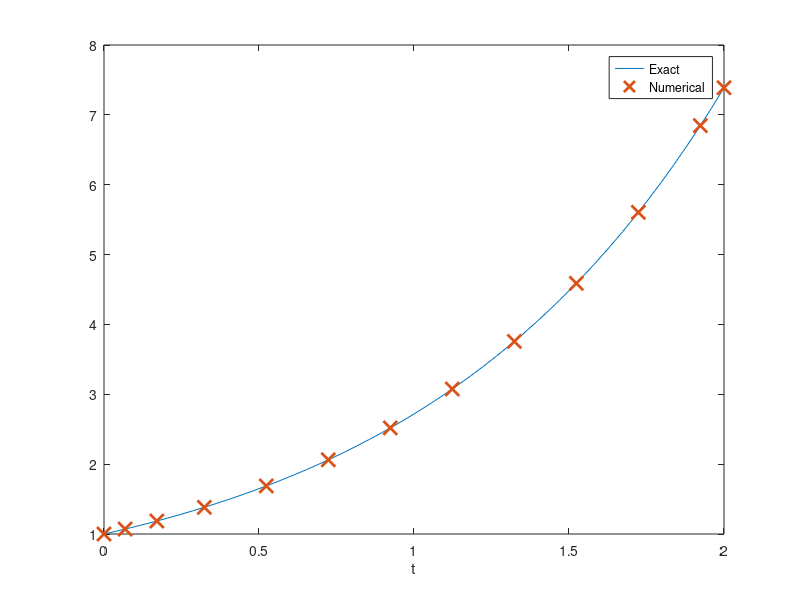

The MATLAB script that drew this image: (Note: this script raises an error after producing the figure.)
%% Integrator Lab: Solving First Order ODEs in MATLAB
%
% This lab will teach you to numerically solve first order ODEs using a
% built in MATLAB integrator, |ode45|.  |ode45| is a good, general purpose
% tool for integrating first order equations (and first order systems).  It
% is not always the right algorithm, but it is usually the right algorithm
% to try first.
%
% You will learn how to use the |ode45| routine, how to interpolate between
% points, and how MATLAB handles data structures.
% 
% Opening the m-file lab2.m in the MATLAB editor, step through each
% part using cell mode to see the results.  Compare the output with the
% PDF, which was generated from this m-file.
%
% There are six exercises in this lab that are to be handed in at the
% end of the lab.  Write your solutions in the template, including
% appropriate descriptions in each step. Save the .m file and submit it 
% online using Quercus.
%
%% Student Information
%
% Student Name: 
%
% Student Number: 
%

%% Set up an inline function representation of an ODE and solve it
%
% MATLAB has many built in routines for solving differential equations of
% the form
%
% |y' = f(t,y)|
%
% We will solve them using |ode45|, a high precision integrator.  To do
% this, we will need to construct an inline function representation of |f|,
% an initial condition, and specify how far we want MATLAB to integrate the
% problem.  Once we have set these, we pass the information to |ode45| to
% get the solution.
%
% For a first example, we will solve the initial value problem
%
% |y' = y, y(0) = 1|
%
% which has as its answer |y = e^t|. 
%
%

% Set up the right hand side of the ODE as an inline function
f = @(t,y) y; 

% The initial conditions
t0 = 0;
y0 = 1;

% The time we will integrate until
t1 = 2;

soln = ode45(f, [t0, t1], y0);


%% Examining the output
%
% When we execute the |ode45|, it returns a data structure, stored in soln.
% We can see the pieces of the data structure with a display command:

disp(soln);

%% Understanding the components of the solution data structure
%
% The most important elements of the data structure are stored in the |x|
% and |y| components of the structure; these are vectors.  Vectors |x| and
% |y| contain the points at which the numerical approximation to the
% initial value problem  has been computed.  In other words, |y(j)| is the
% approximate value of the solution at |x(j)|.
%
% *NOTE:* Even though we may be studying a problem like |u(t)| or |y(t)|,
% MATLAB will always use |x| for the independent variable and |y| for the
% dependent variable in the data structure.
%
% Pieces of the data structure can be accessed using a period, as in C/C++
% or Java.  See the examples below:

% Display the values of |t| at which |y(t)| is approximated
fprintf(' Vector of t values: ');
disp(soln.x);
% Display the the corresponding approximations of |y(t)|
fprintf(' Vector of y values: ');
disp(soln.y);

% Display the approximation of the solution at the 3rd point:
fprintf(' Third element of the vector of t values: %g\n',soln.x(3));
fprintf(' Third element of the vector of y values: %g\n',soln.y(3));


%% Visualizing and comparing the solution
% We can now visualize the solution at the computed data points and compare
% with the exact solution.

% Construct the exact solution
tt = linspace(0,2,50);
yy = exp(tt);

% Plot both on the same figure, plotting the approximation with x's
plot(tt, yy, soln.x, soln.y, 'x', 'MarkerSize',10, 'LineWidth', 2);
% NOTE: the MarkerSize and LineWidth are larger than their defaults of 6
% and 1, respectively.  This makes the print out more readable.

% Add a label to the axis and a legend
xlabel('t');
legend('Exact', 'Numerical','Location','Best');

%% Exercise 1
%
% Objective: Solve an initial value problem and plot both the numerical
% approximation and the corresponding exact solution.
%
% Details: Solve the IVP
%
% |y' = y tan t + sin t, y(0) = -1/2|
%
% from |t = 0| to |t = pi|.
%
% Compute the exact solution (by hand), and plot both on the same figure
% for comparison, as above.
%
% Your submission should show the construction of the inline function, the
% use of ode45 to obtain the solution, a construction of the exact
% solution, and a plot showing both.  In the comments, include the exact
% solution.
%
% Label your axes and include a legend.


%% Computing an approximation at a specific point
%
% As you should be able to see by examining |soln.x|, ode45 returns the
% solution at a number of points between |t0| and |t1|.  But sometimes we
% want to know the solution at some intermediate point.
%
% To obtain this value, we need to interpolate it in a consistent way.
% Fortunately, MATLAB provides a convenient function, |deval|, specifically
% for this.

% Compute the solution at t = .25:
deval(soln, .25)

% Compute the solution at t = 1.6753:
fprintf(' Solution at 1.6753: %g\n', deval(soln, 1.6753));

% Compute the solution at 10 grid points between .45 and 1.65:
tinterp = linspace(.45, 1.65, 10);
deval(soln, tinterp)

% Alternatively:
deval(soln, linspace(.45, 1.65, 10))


%% Exercise 2
% 
% Objective: Interpolate a solution at a number of grid points
%
% Details: For the solution you computed in exercise 1, use deval to
% compute the interpolated values at 10 grid points between 2 and 3.


%% Errors, Step Sizes, and Tolerances
%
% As you may have noticed, in contrast to the IODE software, at no point do
% we set a step size for our solution.  Indeed, the step size is set
% adaptively to conform to a specified error tolerance.  
%
% Roughly speaking, given the solution at |(t_j, y_j)|, |ode45| computes two
% approximations of the solution at |t_{j+1} = t_j + h|; one is of greater
% accuracy than the other.  If the difference is below a specified
% tolerance, the step is accepted and we continue.  Otherwise the step is
% rejected and the smaller step size, |h|, is used; it is often halved.
%
% We can compute the global truncation error at each solution point, figure
% out the maximum error, and visualize this error (on a linear-log scale):

% Compute the exact solution
yexact = exp(soln.x);

% Compute the point-wise error; note the use of MATLAB's vectorization
err = abs(yexact - soln.y);

disp(err);

fprintf('maximum error: %g \n', max(err));

semilogy(soln.x, err, 'LineWidth', 2);
xlabel('t');
ylabel('error');


%% Exercise 3
%
% Objective: Examine the error of a solution generated by |ode45|
%
% Details: For your solution to exercise 1, compute the point-wise error,
% identify the maximum value of the error, and visualize the error on a 
% linear-log plot (use semilogy to plot the log of the error vs. t).  
% Write in the comments where the error is largest, and give a brief 
% (1-2 sentences) explanation of why it is largest there.  Make sure to 
% label your axes.


%% Exercise 4
%
% Objective: Solve and visualize a nonlinear ode using ode45
%
% Details: Solve the IVP
%
% |y' = 1 / y^2 , y(1) = 1|
%
% from |t=1| to |t=10| using |ode45|.  Find the exact solution and compute
% the maximum point-wise error.  Then plot the approximate solution and the
% exact solution on the same axes.
%
% Your solution should show the definition of the inline function,
% the computation of its solution in this interval, the computation of the
% exact solution at the computed grid points, the computation of the
% maximum error, and a plot of the exact and approximate solutions.
% Your axes should be appropriately labeled and include a legend.


%% Exercise 5
%
% Objective: Solve and visualize an ODE that cannot be solved by hand with
% |ode45|.
%
% Details: Solve the IVP
%
% |y' =  1 - t y / 2, y(0) = -1|
%
% from |t=0| to |t=10|.  
%
% Your solution should show you defining the inline function, computing
% the solution in this interval, and plotting it.
%
% Your axes should be appropriately labeled


%% Exercise 6 - When things go wrong
%
% Objective: Solve an ode and explain the warning message
%
% Details: Solve the IVP:
%
% |y' = y^3 - t^2, y(0) = 1|
%
% from |t=0| to |t=1|.  
%
% Your solution should show you defining the inline function, and computing
% the solution in this interval.
% 
% If you try to plot the solution, you should find that the solution does
% not make it all the way to t = 1.
%
% In the comments explain why MATLAB generates the warning message that you
% may see, or fails to integrate all the way to t=1.  HINT: Try plotting
% the direction field for this with IODE.

